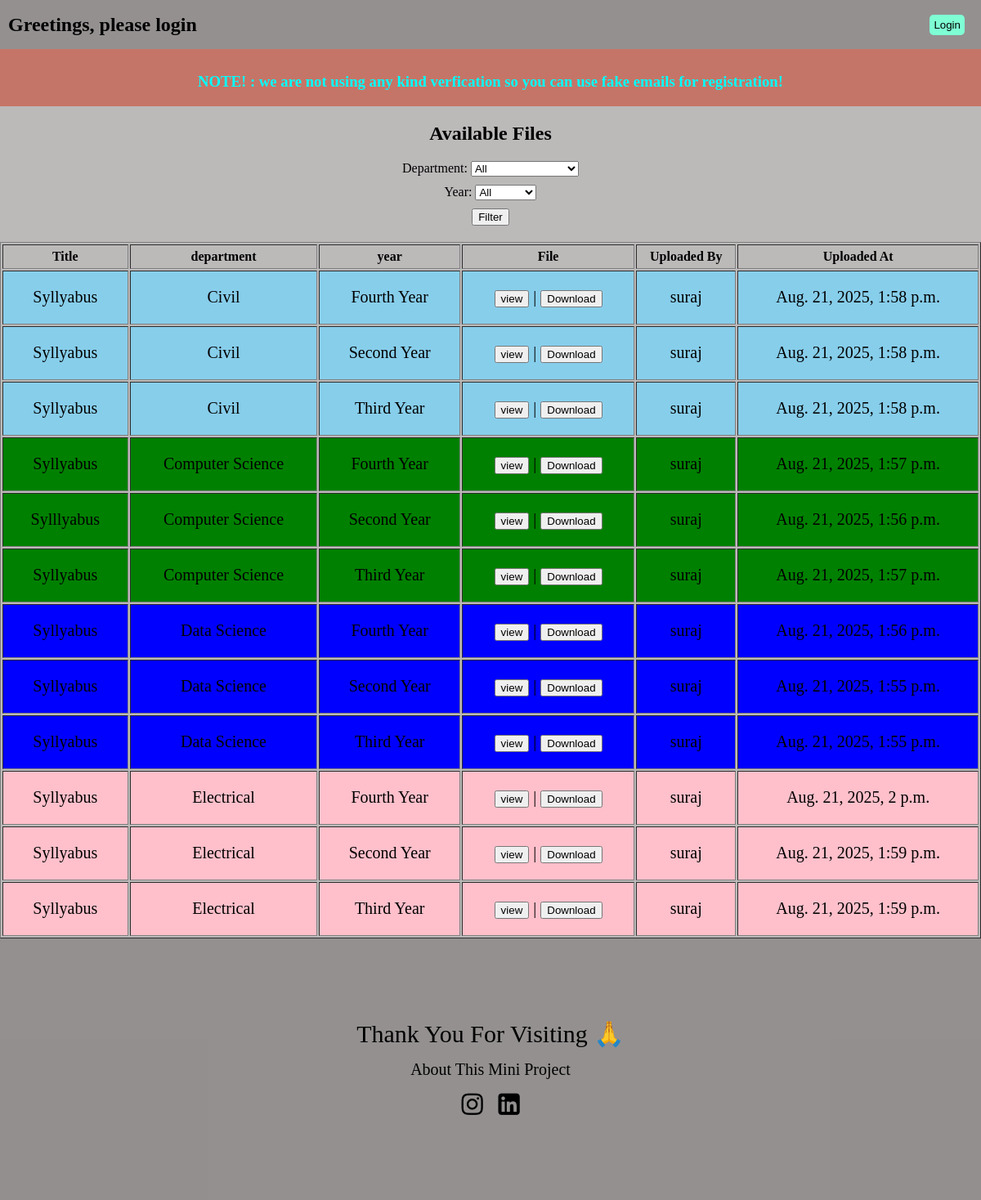
The page / on the database its author committed.
### study/models.py (models this page shows, shortened)
class UploadedFile(models.Model):
    DEPARTMENTS = [
        ('Computer Science', 'Computer Science'),
        ('Mechanical', 'Mechanical'),
        ('Civil', 'Civil'),
        ('Electrical', 'Electrical'),
        ('Data Science','Data Science')
    ]
    YEARS = [
        ('First Year', 'First Year'),
        ('Second Year', 'Second Year'),
        ('Third Year', 'Third Year'),
        ('Fourth Year', 'Fourth Year'),
    ]
    title = models.CharField(max_length=200)
    department = models.CharField(max_length=25, choices=DEPARTMENTS, default="computer")
    year = models.CharField(max_length=25, choices=YEARS,default=1)
    file = models.FileField(upload_to='protected/')
    uploaded_at = models.DateTimeField(auto_now_add=True)
    uploaded_by = models.ForeignKey(User, on_delete=models.CASCADE)

### study/views.py (the view)
def home_view(request):
    department = request.GET.get('department')
    year = request.GET.get('year')
    notes = UploadedFile.objects.all().order_by("department","year","uploaded_at")
    if department:
        notes = notes.filter(department=department)
    if year:
        notes = notes.filter(year=year)
    context = {
        'files': notes,
        'department': department,
        'year': year
    }
    return render(request, 'home.html', context)

### study/templates/home.html (shortened to what this page needs)
{% extends "master.html" %}
{% block content %}
<div class="container">
  <div class="topnav">
    {% if user.is_authenticated %}
      <h2>Welcome, {{ user.username }}</h2>
    {% else %}
       <h2>Greetings, please login</h2>
    {% endif %}
    <h3><button><a href="{% url 'signout' %}">
      {% if user.is_authenticated %}
        signout
      {% else %}
        Login
      {% endif %}
      </a></button></h3>
  </div>
  <div class="note">
    <marquee style="color : aqua;"><h3>NOTE! : we are not using any kind verfication so you can use fake emails for registration!</h3></marquee>
  </div>
  <h2>Available Files</h2>
  <form method="get" class="filter">
    <div>
      <label for="department">Department:</label>
      <select name="department" id="department">
        <option value="">All</option>
      </select>
    </div>
    <div>
      <label for="year">Year:</label>
      <select name="year" id="year">
        <option value="">All</option>
      </select>
    </div>
    <div>
      <button type="submit">Filter</button>
    </div>
</form>
  <div class="table">
    <table border="1" >
      <tr>
        <th>Title</th>
        <th>department</th>
        <th>year</th>
        <th>File</th>
        <th>Uploaded By</th>
        <th>Uploaded At</th>
      </tr>
      {% for file in files %}
        <tr
        {% if file.department  == "Computer Science" %}
          style="background-color:green;"
        {% elif file.department  == "Civil" %}
          style="background-color:skyblue;"
        {% elif file.department  == "Electrical" %}
          style="background-color:pink;"
        {% elif file.department  == "Data Science" %}
          style="background-color:blue;"
        {% elif file.department  == "Mechanical" %}
          style="background-color:#ffffff;"
        {% else %}
          style="background-color:magenta;"
        {% endif %}
        >
          <td>{{ file.title }}</td>
          <td>{{ file.department }}</td>
          <td>{{ file.year }}</td>
          <td>
              <button><a href="{{ file.file.url }}" target="_blank">view</a></button> |
              <button>
                {% if user.is_authenticated %}
                  <a href="{% url 'download_file' file.id %}">Download</a>
                {% else %}
                  <a href="{% url 'signin' %}">Download</a>
                {% endif %}
              </button>
          </td>
          <td>{{ file.uploaded_by.username }}</td>
          <td>{{ file.uploaded_at }}</td>
        </tr>
      {% endfor %}
    </table>
  </div>
</div>
<div class="footer">
  Thank You For Visiting 🙏<br>
  <a href="{% url 'about' %}" style="font-size:20px; margin-top:15px;">About This Mini Project</a>
  <div class="i" style="margin-top:15px;">
    <a href="https://www.instagram.com/suraj.patil_20/" target="_blank"><i class="fa-brands fa-instagram"></i></a>
    <a href="https://www.linkedin.com/in/suraj-patil-082301354" target="_blank"><i class="fa-brands fa-square-linkedin"></i></a>
  </div>
</div>
{% endblock %}

### study/templates/master.html (shortened to what this page needs)
{% load static %}
<!DOCTYPE html>
<html lang="en">
<head>
    <link rel="stylesheet" href="{% static 'study.css' %}">
    <link rel="stylesheet" href="https://cdnjs.cloudflare.com/ajax/libs/font-awesome/7.0.0/css/all.min.css" />
</head>
<body class="{% block body_class %}{% endblock %}">
  {% block content %}
  {% endblock %}
</body>
</html>

### study/static/study.css (style rules this page uses)
body { background-color: rgba(90, 82, 82, 0.405); margin: 0px; padding: 0px; width: 100%; text-align: center; overflow-x: hidden; }
.topnav { background-color: rgba(90, 82, 82, 0.405); padding: 10px; height: 60px; display: flex; flex-direction: row; align-items: center; width: 100vw; margin: 0; box-sizing: border-box; cursor: pointer; }
.container > .topnav > h3 { position: absolute; right: 0px; padding-right: 20px; }
.container > .topnav > h3 > button { background-color: aquamarine; border-radius: 5px; padding: 5px; border: none; }
.note { background-color: rgb(197, 117, 103); padding: 10px; height: 50px; }
a { text-decoration: none; color: black; }
.container > .filter { display: flex; flex-direction: column; justify-content: flex-start; }
.container > .filter > div { margin-bottom: 10px; }
.table { white-space: nowrap; overflow-y: hidden; }
table { margin: auto; margin-top: 10px; width: 100vw; }
table td, table th { width: auto; padding: 5px; }
.footer { height: 40vh; font-size: 30px; background-color: rgba(90, 82, 82, 0.405); display: flex; align-items: center; justify-content: center; flex-direction: column; width: 100vw; margin: auto; }
table td { padding: 20px; font-size: 20px; }

### rows shown on the page
UploadedFile: title "Syllyabus", department "Civil", year "Fourth Year", uploaded_by.username "suraj", uploaded_at "Aug. 21, 2025, 1:58 p.m."
UploadedFile: title "Syllyabus", department "Civil", year "Second Year", uploaded_by.username "suraj", uploaded_at "Aug. 21, 2025, 1:58 p.m."
UploadedFile: title "Syllyabus", department "Civil", year "Third Year", uploaded_by.username "suraj", uploaded_at "Aug. 21, 2025, 1:58 p.m."
UploadedFile: title "Syllyabus", department "Computer Science", year "Fourth Year", uploaded_by.username "suraj", uploaded_at "Aug. 21, 2025, 1:57 p.m."
UploadedFile: title "Sylllyabus", department "Computer Science", year "Second Year", uploaded_by.username "suraj", uploaded_at "Aug. 21, 2025, 1:56 p.m."
UploadedFile: title "Syllyabus", department "Computer Science", year "Third Year", uploaded_by.username "suraj", uploaded_at "Aug. 21, 2025, 1:57 p.m."
UploadedFile: title "Syllyabus", department "Data Science", year "Fourth Year", uploaded_by.username "suraj", uploaded_at "Aug. 21, 2025, 1:56 p.m."
UploadedFile: title "Syllyabus", department "Data Science", year "Second Year", uploaded_by.username "suraj", uploaded_at "Aug. 21, 2025, 1:55 p.m."
UploadedFile: title "Syllyabus", department "Data Science", year "Third Year", uploaded_by.username "suraj", uploaded_at "Aug. 21, 2025, 1:55 p.m."
UploadedFile: title "Syllyabus", department "Electrical", year "Fourth Year", uploaded_by.username "suraj", uploaded_at "Aug. 21, 2025, 2 p.m."
UploadedFile: title "Syllyabus", department "Electrical", year "Second Year", uploaded_by.username "suraj", uploaded_at "Aug. 21, 2025, 1:59 p.m."
UploadedFile: title "Syllyabus", department "Electrical", year "Third Year", uploaded_by.username "suraj", uploaded_at "Aug. 21, 2025, 1:59 p.m."
